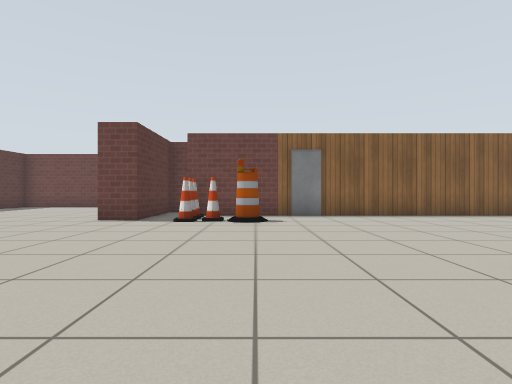
view 1 (above)

13 first-person views from a walk through a robot-simulator world made for Gazebo. The camera is 0.72 m above the floor, looks level and sees 80° across. The floor is counted in squares, 1 m on a side. Each view is taken from the middle of a square. On the plan, view 1 faces up. The plan holds only what a view shows up to about 10 squares ahead; the rest is blank. Simple patterns stand in for the simulator's built-in surfaces.

view 2
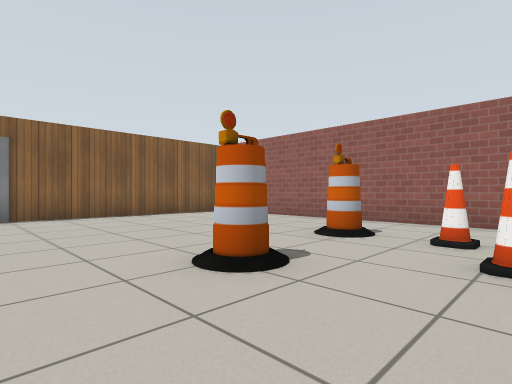

view 3
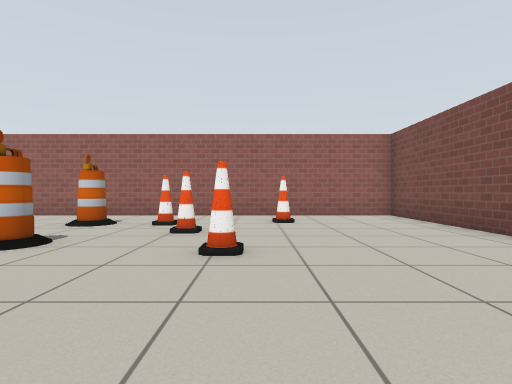

view 4
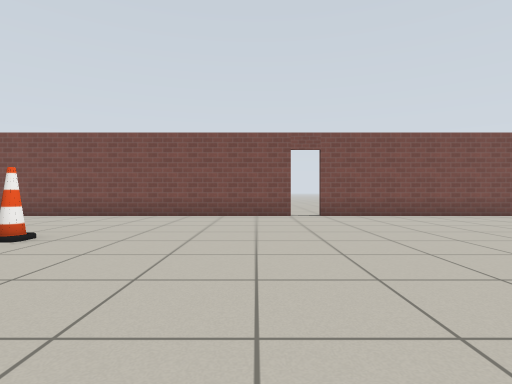

view 5
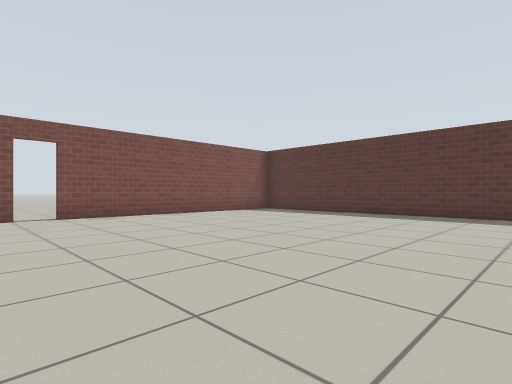

view 6
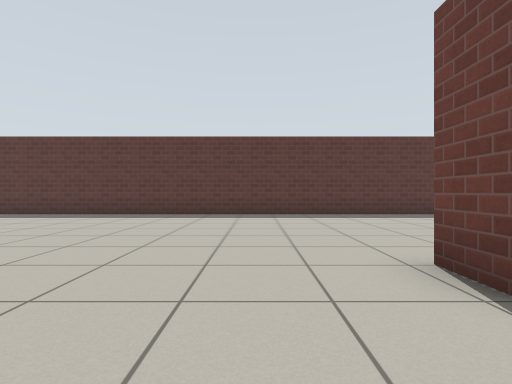

view 7
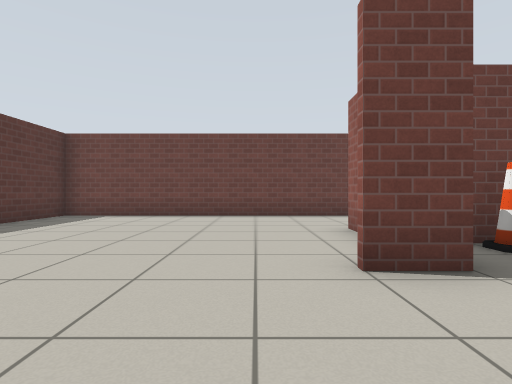

view 8
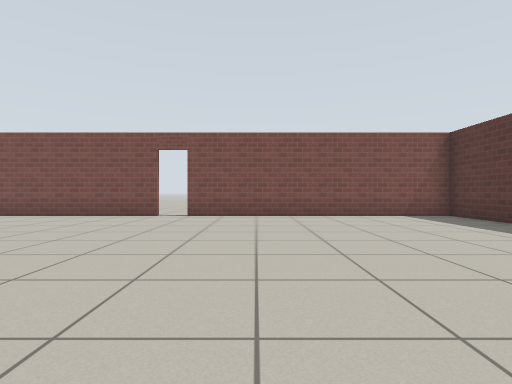

view 9
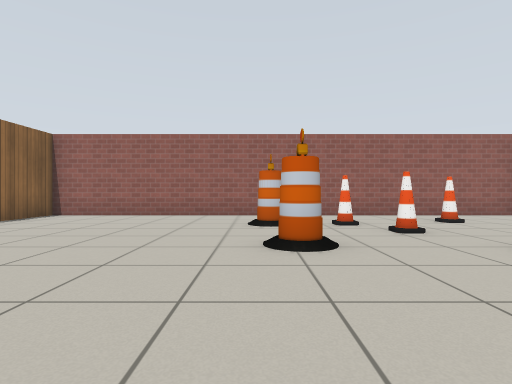

view 10
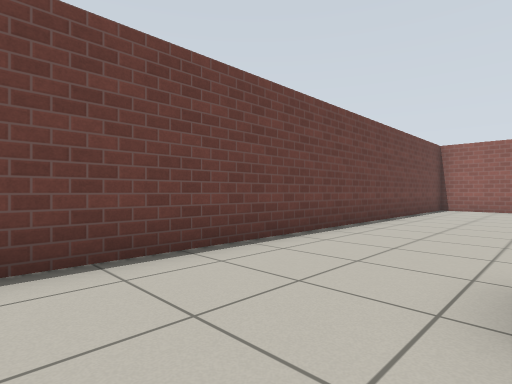

view 11
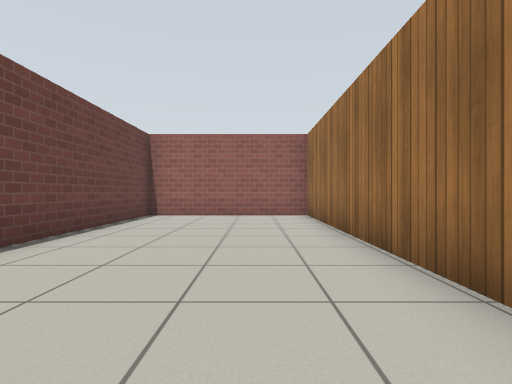

view 12
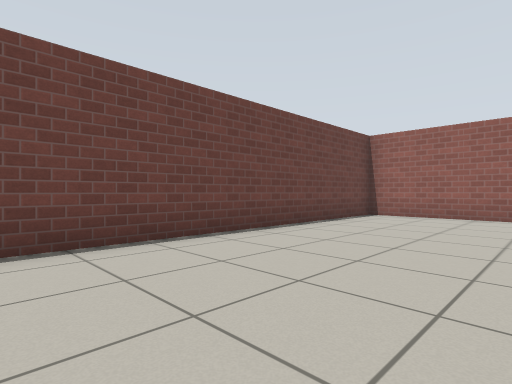

view 13
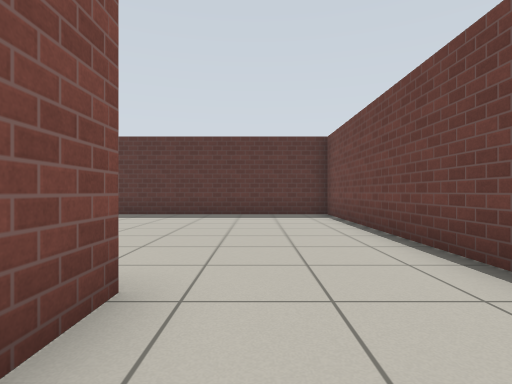

### Floor plan
Points are (right, up) in squares from view 1. A wall is a line through its corners. A room is listed if a view was taken in it or the views show most of it. See-through windows are left out.
Room 1 (views 1, 2, 3, 4, 5, 6, 7, 8, 9, 10)
walls: (-3, 10) (-3, 7.8) (-4.1, 7.8); (-3.2, 10.4) (-3.2, 11) (-2.1, 11); (-2.1, -5.1) (8.4, -5.1) (8.4, 9.3) (-1.6, 9.3); (-1.6, 14.3) (-10.8, 14.3) (-10.8, -5.1) (-2.9, -5.1)
ways out: opening at (-2.5, 12.5) to room 2; open door at (-2.5, -5)
objects: cone (-2, 8); cone (-2, 9); cone (-1, 8); barrel (0, 8); door leaf (2, 9); cone (3, -1); barrel (3, 2); cone (5, 0); cone (6, -2); cone (6, 1); barrel (6, 3)
Room 2 (views 11, 12, 13)
walls: (0.9, 9.4) (8.4, 9.4) (8.4, 14.3) (-1.6, 14.3)
ways out: opening at (-2.5, 12.5) to room 1

Positions as (right, up) in squares from view 1, and headings:
1: (0, 0), facing up
2: (1, 0), facing up-right
3: (-1, -1), facing right
4: (-1, 4), facing down
5: (-1, 4), facing down-left
6: (-1, 6), facing left
7: (-5, 5), facing up
8: (-5, 4), facing down
9: (-1, 3), facing right
10: (-5, 11), facing up-right
11: (-1, 11), facing right
12: (-1, 10), facing up-right
13: (-1, 12), facing left
